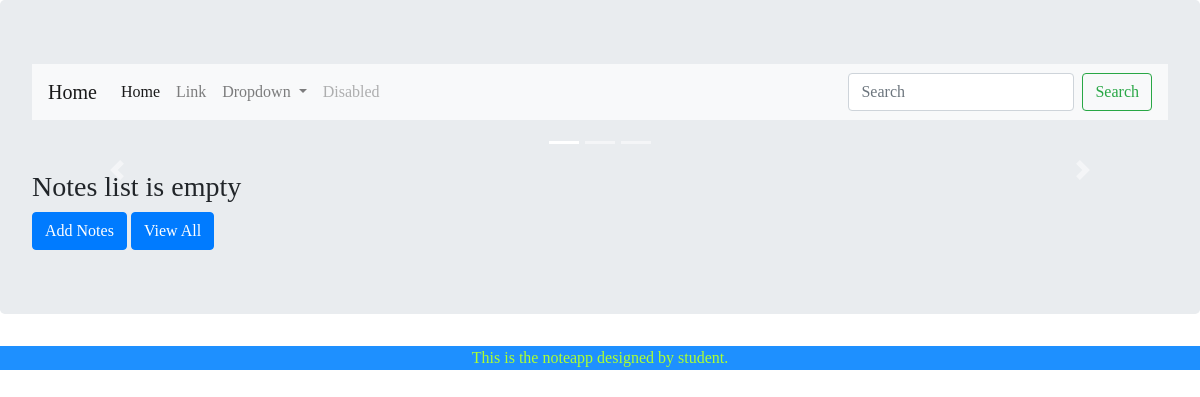
/, run on an earlier commit of the app's database.
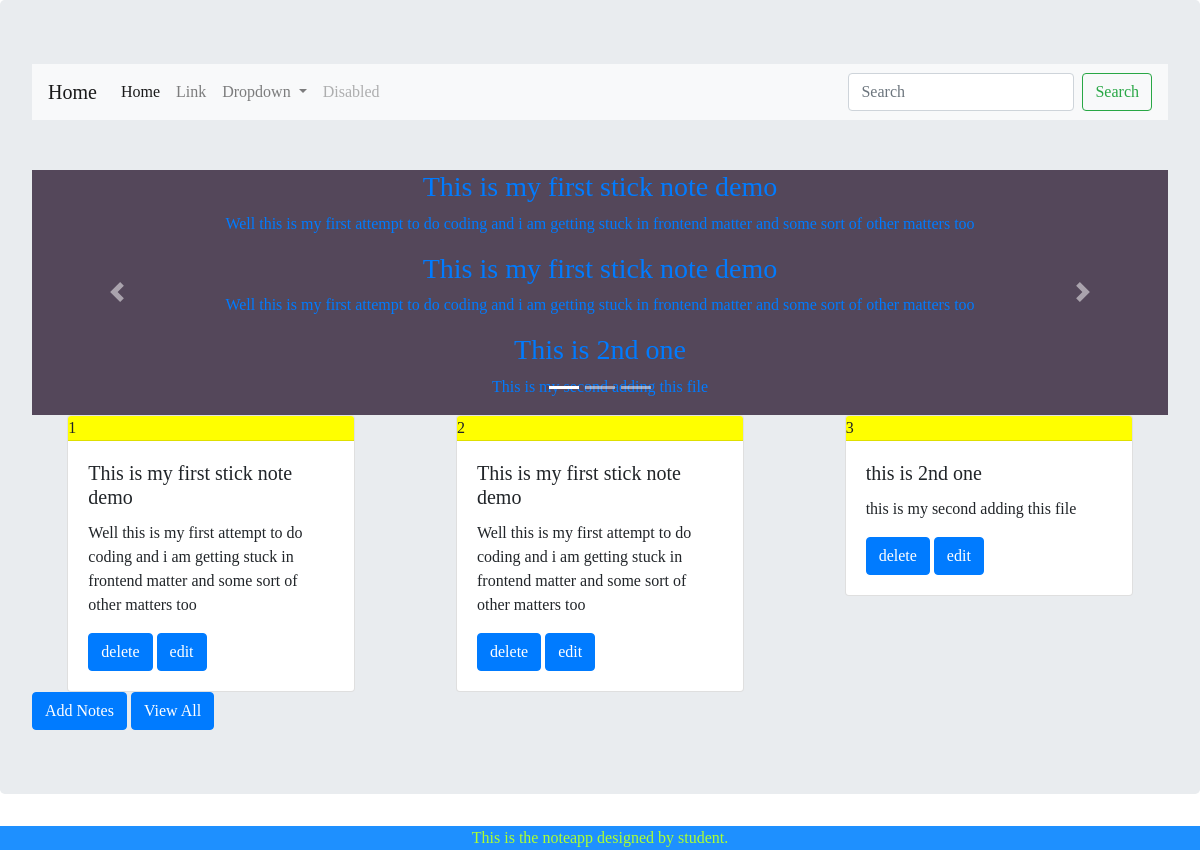
And on a later commit of the database.
### noteapp/models.py (models this page shows, shortened)
class Note(models.Model):
    title = models.CharField(max_length= 100)
    description = models.TextField()

### noteapp/views.py (the view)
# urls.py: path('', views.home , name='home'),
def home(request):
    notes = Note.objects.all()[0:3]
    return render(request, 'index.html', context={'notes':notes})

### templates/index.html (shortened to what this page needs)
{% extends 'base.html' %}
{% block content %}
<div id="carouselExampleIndicators" class="carousel slide" data-ride="carousel" style="background-color: rgb(84, 71, 90); margin-top: 50px;">
  <ol class="carousel-indicators">
    <li data-target="#carouselExampleIndicators" data-slide-to="0" class="active"></li>
    <li data-target="#carouselExampleIndicators" data-slide-to="1"></li>
    <li data-target="#carouselExampleIndicators" data-slide-to="2"></li>
  </ol>
  {% for note in notes %}
    <div class="carousel-inner">
      <div class="carousel-item active" style="text-align: center;">
        <a href="{% url 'all_notes'%}">
          <h3>{{ note.title.capitalize }}</h3>
          <p>{{ note.description.capitalize }}</p>
        </a>
      </div>
  </div>
  {% endfor %}
  <a class="carousel-control-prev" href="#carouselExampleIndicators" role="button" data-slide="prev">
    <span class="carousel-control-prev-icon" aria-hidden="true"></span>
  </a>
  <a class="carousel-control-next" href="#carouselExampleIndicators" role="button" data-slide="next">
    <span class="carousel-control-next-icon" aria-hidden="true"></span>
  </a>
</div>
{% if notes %}
  <div class="row">
  {% for note in notes %}
    <div class="column mx-auto">
      <div class="card" style="width: 18rem;">
      <div class="card-header title-bg-y" style="margin-left: 40%;">
        {{note.id}}
      </div>
      <div class="card-body">
        <div>
          <h5 class="card-title">{{note.title}}</h5>
        </div>
        <p class="card-text">{{note.description}}</p>
        <a class="btn btn-primary btn-md" href="{% url 'delete' note_id=note.id %}"> delete</a>
        <a class="btn btn-primary btn-md" href="{% url 'edit' note_id=note.id %}"> edit</a>
      </div>
      </div>
    </div>
  {% endfor %}
  </div>
{% else %}
  <h3 style="margin-top: 50px;" text-align='center'> Notes list is empty</h3>
{% endif %}
<div class="mx-auto">
  <a class="btn btn-primary btn-md" href="{% url 'add_notes' %}">Add Notes</a>
  <a class="btn btn-primary btn-md" href="{%url 'all_notes' %}">View All </a>
</div>
{% endblock content %}

### templates/base.html (shortened to what this page needs)
<!doctype html>
<html lang="en">
  <head>
    {% load static %}
    <link rel="stylesheet" href="https://maxcdn.bootstrapcdn.com/bootstrap/4.0.0/css/bootstrap.min.css">
    <link rel="stylesheet" href="{% static 'css/style.css'%}">
  </head>
  <body>
    <div class="jumbotron">
      <nav class="navbar navbar-expand-lg navbar-light bg-light">
        <a class="navbar-brand" href="{% url 'home' %}">Home</a>
        <div class="collapse navbar-collapse" id="navbarSupportedContent">
          <ul class="navbar-nav mr-auto">
            <li class="nav-item active">
              <a class="nav-link" href="#">Home <span class="sr-only">(current)</span></a>
            </li>
            <li class="nav-item">
              <a class="nav-link" href="#">Link</a>
            </li>
            <li class="nav-item dropdown">
              <a class="nav-link dropdown-toggle" href="#" id="navbarDropdown" role="button" data-toggle="dropdown" aria-haspopup="true" aria-expanded="false">
                Dropdown
              </a>
            </li>
            <li class="nav-item">
              <a class="nav-link disabled" href="#">Disabled</a>
            </li>
          </ul>
          <form class="form-inline my-2 my-lg-0">
            <input class="form-control mr-sm-2" type="search" placeholder="Search" aria-label="Search">
            <button class="btn btn-outline-success my-2 my-sm-0" type="submit">Search</button>
          </form>
        </div>
      </nav>
      {% block content %}
      {% endblock content %}
    </div>
    <footer>
      <p style="text-align: center; background-color: dodgerblue; color: greenyellow; padding: auto;">
        This is the noteapp designed by student.
      </p>
    </footer>
  </body>
</html>

### static/css/style.css (style rules this page uses)
body { font-family: 'Poppins'; }
.title-bg-y { background-color: yellow!important; margin: 0px !important; padding: 0px !important; }

What changed in the data, as far as the page shows it:
added Note: title "This is my first stick note demo", description "Well this is my first attempt to do coding and i am getting stuck in frontend matter and some sort of other matters too", id "1"
added Note: title "This is my first stick note demo", description "Well this is my first attempt to do coding and i am getting stuck in frontend matter and some sort of other matters too", id "2"
added Note: title "This is 2nd one", description "This is my second adding this file", id "3", title "this is 2nd one", description "this is my second adding this file"
Also different on the page:
text no longer shown: "Notes list is empty"
